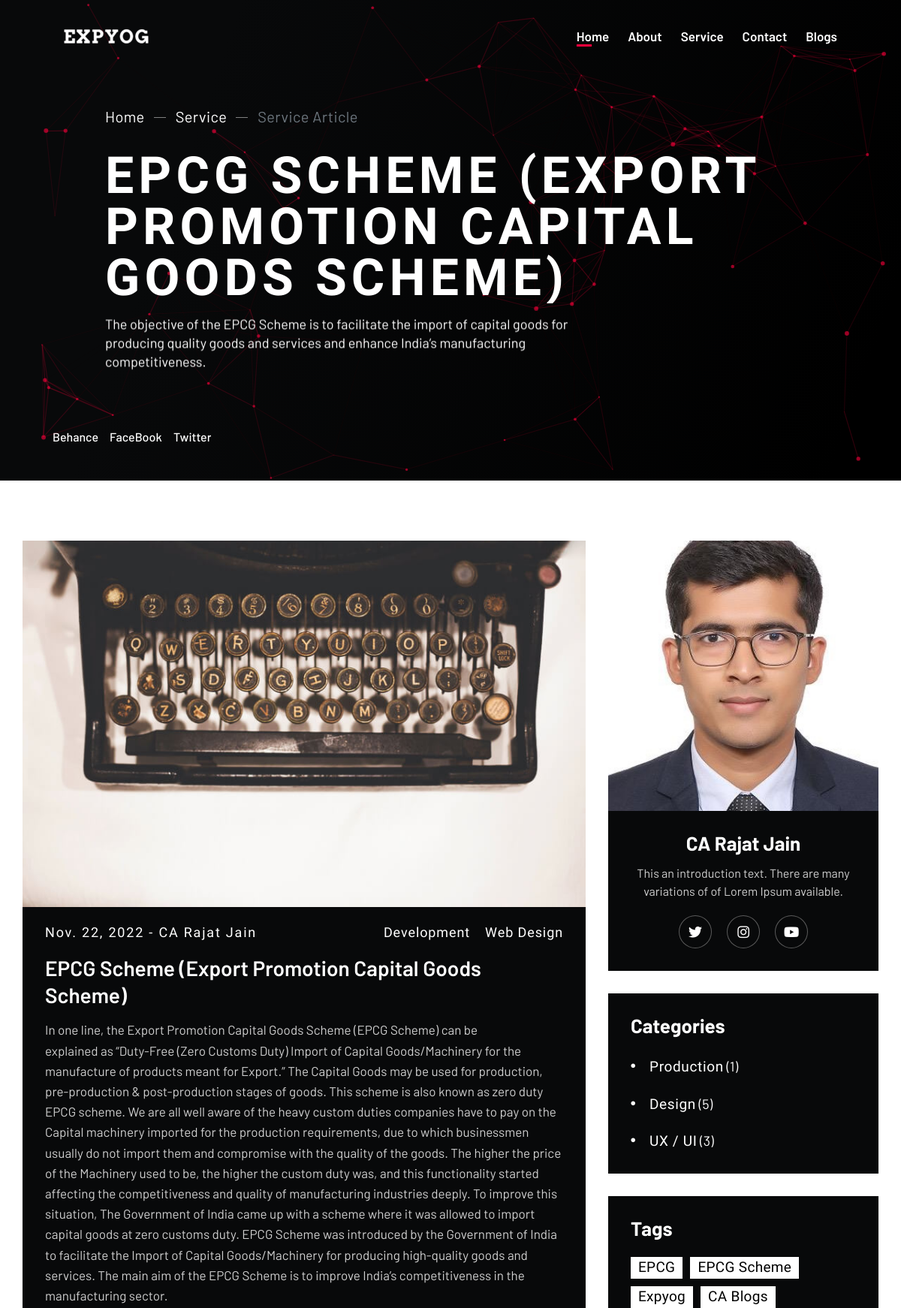
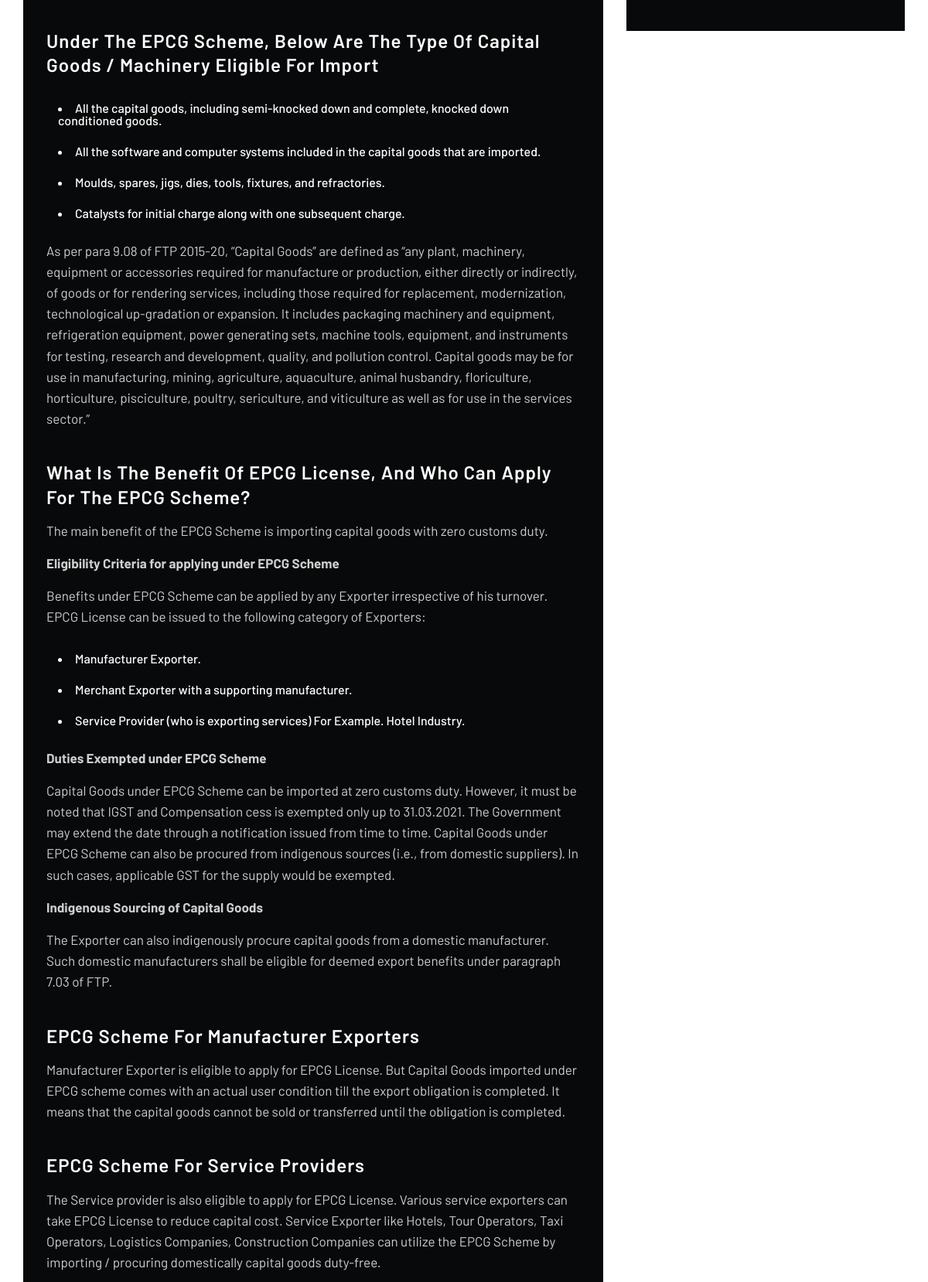
The app's page /service/epcg-scheme/ (upper part) with its own data (2 pictures, top to bottom).
### blog/models.py (models this page shows, shortened)
class Service(models.Model):
    title = models.CharField(max_length=120)
    intro = models.TextField(blank=True, null=True)
    slug = models.SlugField()
    categories = models.ManyToManyField(Category)
    tags = models.TextField(blank=True, null=True)
    author = models.ForeignKey(Author, on_delete=models.CASCADE)
    image = models.ImageField(upload_to='blog')
    body = RichTextField(blank=True, null=True)
    date_created = models.DateField(auto_now_add=True)

class Author(models.Model):
    name = models.CharField(max_length=120)
    image = models.ImageField(upload_to='author')
    intro = models.TextField()
    twitter = models.CharField(max_length=250, blank=True, null=True)
    instagram = models.CharField(max_length=250, blank=True, null=True)
    instagram = models.CharField(max_length=250, blank=True, null=True)
    youtube = models.CharField(max_length=250, blank=True, null=True)
    def __str__(self):
        return self.name

class Category(models.Model):
    title = models.CharField(max_length=120)

### blog/views.py (the view)
# urls.py: path('service/', include('blog.urls2')),
def service(request, pk):
    if request.method=="POST":
        name = request.POST['name']
        phone = request.POST['phone']
        email = request.POST['email']
        comment = request.POST['comment']
        blog=pk
        lead = Lead.objects.create(name=name, phone=phone, email=email, comment=comment, blog=blog)
        lead.save()
        return redirect('blog', pk=pk)
    else:
        service = Service.objects.filter(slug=pk).first()
        category = service.categories.all()
        author = service.author
        tags = service.tags.split(', ')
        context = {
            'service': service,
            'category': category,
            'author': author,
            'tags': tags
        }
        return render(request, 'service.html', context)

### blog/templates/service.html (shortened to what this page needs)
{% extends 'base.html' %}
{% block content %}
    <main id="swup">
        {% include 'navbar.html' %}
        <section id="firstSection" class="page-header section-80vh bg-gradient-black bg-black">
            <div id="particles" class="container">
                <div class="container">
                    <div class="row">
                        <div class="col-xl-7 offset-xl-1">
                            <div class="breadcrumb-wrap">
                                <ul class="breadcrumb slide-over">
                                    <li class="breadcrumb-item"><a class="link text-white" href="{%url 'index'%}">Home</a></li>
                                    <li class="breadcrumb-item"><a class="link text-white" href="{% url 'service-list' %}">Service</a></li>
                                    <li class="breadcrumb-item active" aria-current="page">Service Article</li>
                                </ul>
                            </div>
                        </div>
                        <div class="col-xl-11 offset-xl-1">
                            <h1 class="page-header-title text-white">
                                <span class="slide-over">{{service.title}}</span>
                            </h1>
                        </div>
                        <div class="col-xl-7 offset-xl-1">
                            <p class='page-header-text text-lead text-white'>
                                <span class="slide-over">{{service.intro}}</span>
                            </p>
                        </div>
                    </div>
                </div>
            </div>
            <div class="bottom-left-links">
                <div>
                    <a href="#" class="link text-white">Behance</a>
                </div>
                <div>
                    <a href="#" class="link text-white">FaceBook</a>
                </div>
                <div>
                    <a href="#" class="link text-white">Twitter</a>
                </div>
            </div>
        </section>
        <div class="page-main">
            <section class="section-small bg-light">
                <div class="container blog-container">
                    <div class="row">
                        <div class="col-lg-8">
                            <div class="blog-item bg-black">
                                <div class="blog-img">
                                    <div class="bg-image lazy" data-bg="url({{service.image.url}})"></div>
                                </div>
                                <div class="blog-content">
                                    <div class="blog-header">
                                        <div class="blog-info">
                                            <p class="text-additional text-white">
                                                <a href="#" class="link">{{service.date_created}}</a>
                                                -
                                                <a href="#" class="link">{{service.author}}</a>
                                            </p>
                                        </div>
                                        <div class="blog-tags">
                                            {% for cat in category %}
                                            <a class="link text-additional" href="#">{{cat.title}}</a>
                                            {% endfor %}
                                        </div>
                                    </div>
                                    <h3 class="blog-title text-white">{{service.title}}</h3>
                                    <div class="body-blog">
                                        {{ service.body|safe }}
                                    </div>
                                </div>
                            </div>
                        </div>
                        <div class="col-lg-4">
                            <aside class="sidebar widget_area">
                                <div class="widget widget_author p-0">
                                    <div class="widget-author">
                                        <div class="bg-image lazy" data-bg="url({{author.image.url}})"></div>
                                    </div>
                                    <div class="widget-inner text-center">
                                        <h3 class="widget-title text-white">{{author.name}}</h3>
                                        <p class="text-light-gray">
                                            {{author.intro}}
                                        </p>
                                        <div class="widget-social social">
                                            {% if author.twitter %}
                                                <div class="social-item">
                                                    <a class="link" href="{{author.twitter}}" target="_blank">
                                                        <i class="fab fa-twitter"></i>
                                                    </a>
                                                </div>
                                            {% endif %}
                                            {% if author.instagram %}
                                                <div class="social-item">
                                                    <a class="link" href="{{author.instagram}}" target="_blank">
                                                        <i class="fab fa-instagram"></i>
                                                    </a>
                                                </div>
                                            {% endif %}
                                            {% if author.youtube %}
                                                <div class="social-item">
                                                    <a class="link" href="{{author.youtube}}" target="_blank">
                                                        <i class="fab fa-youtube"></i>
                                                    </a>
                                                </div>
                                            {% endif %}
                                        </div>
                                    </div>
                                </div>
                                <div class="widget widget_categories">
                                    <h3 class="widget-title text-white">
                                        categories
                                    </h3>
                                    <ul>
                                        <li>
                                            <a href="#">
                                                production
                                            </a>
                                            (1)
                                        </li>
                                        <li>
                                            <a href="#">
                                                design
                                            </a>
                                            (5)
                                        </li>
                                        <li>
                                            <a href="#">
                                                UX / UI
                                            </a>
                                            (3)
                                        </li>
                                    </ul>
                                </div>
                                <div class="widget widget_tag_cloud">
                                    <h3 class="widget-title text-white">tags</h3>
                                    <div class="tagcloud">
                                        {% for tag in tags %}
                                            <a class="tag-cloud-link" href="#">{{tag}}</a>
                                        {% endfor %}
                                    </div>
                                </div>
                            </aside>
                        </div>
                    </div>
                </div>
            </section>
        </div>
    </main>
{% endblock content %}

### records on screen
Service: title "EPCG SCHEME (EXPORT PROMOTION CAPITAL GOODS SCHEME)", intro "The objective of the EPCG Scheme is to facilitate the import of capital goods for producing quality goods and services and enhance India’s manufacturing competitiveness.", image (picture), date_created "Nov. 22, 2022", author "CA Rajat Jain", title "EPCG Scheme (Export Promotion Capital Goods Scheme)", body "In one line, the Export Promotion Capital Goods Scheme (EPCG Scheme) can be explained as “Duty-Free (Zero Customs Duty) Import of Capital Goods/Machinery for the manufacture of products meant for Export.” The Capital Goods may be used for production, pre-production & post-production stages of goods. This scheme is also known as zero duty EPCG scheme. We are all well aware of the heavy custom duties companies have to pay on the Capital machinery imported for the production requirements, due to which businessmen usually do not import them and compromise with the quality of the goods. The higher the price of the Machinery used to be, the higher the custom duty was, and this functionality…"
Category: title "Development"
Category: title "Web Design"
Author: image (picture), name "CA Rajat Jain", intro "This an introduction text. There are many variations of of Lorem Ipsum available."

### other values on screen
{{ tag }} "EPCG" "EPCG Scheme" "Expyog" "CA Blogs"
